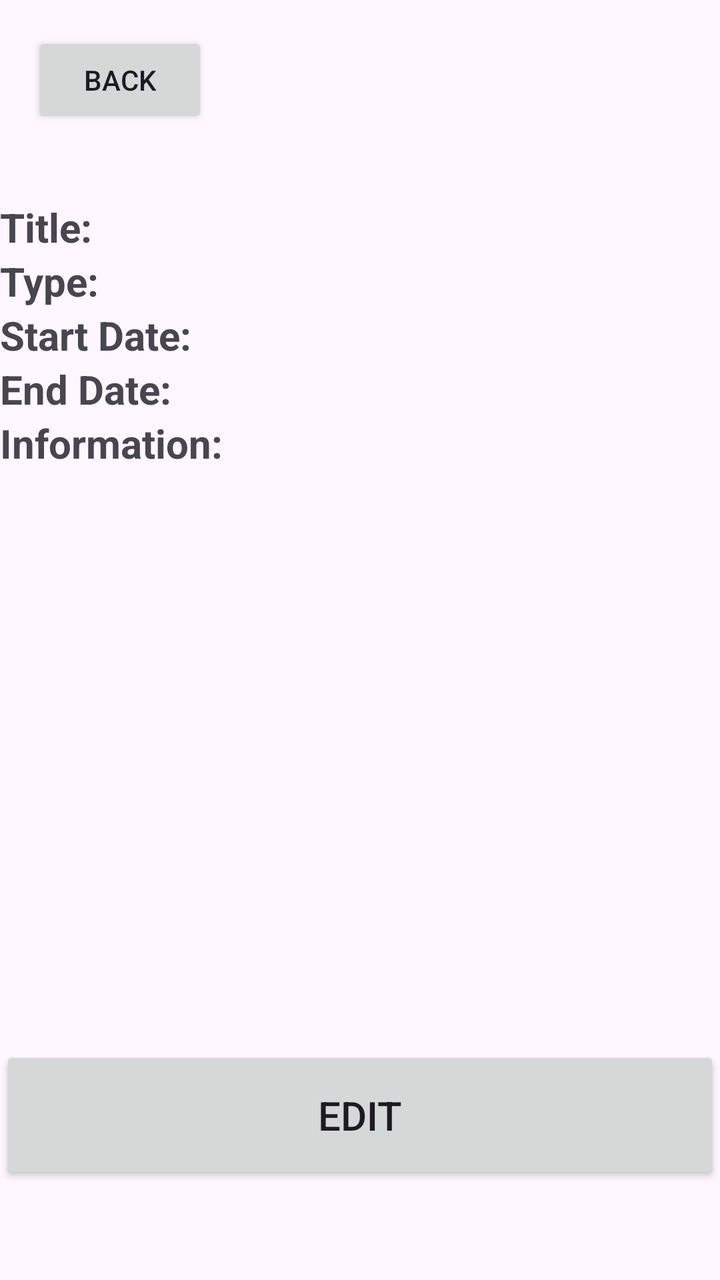
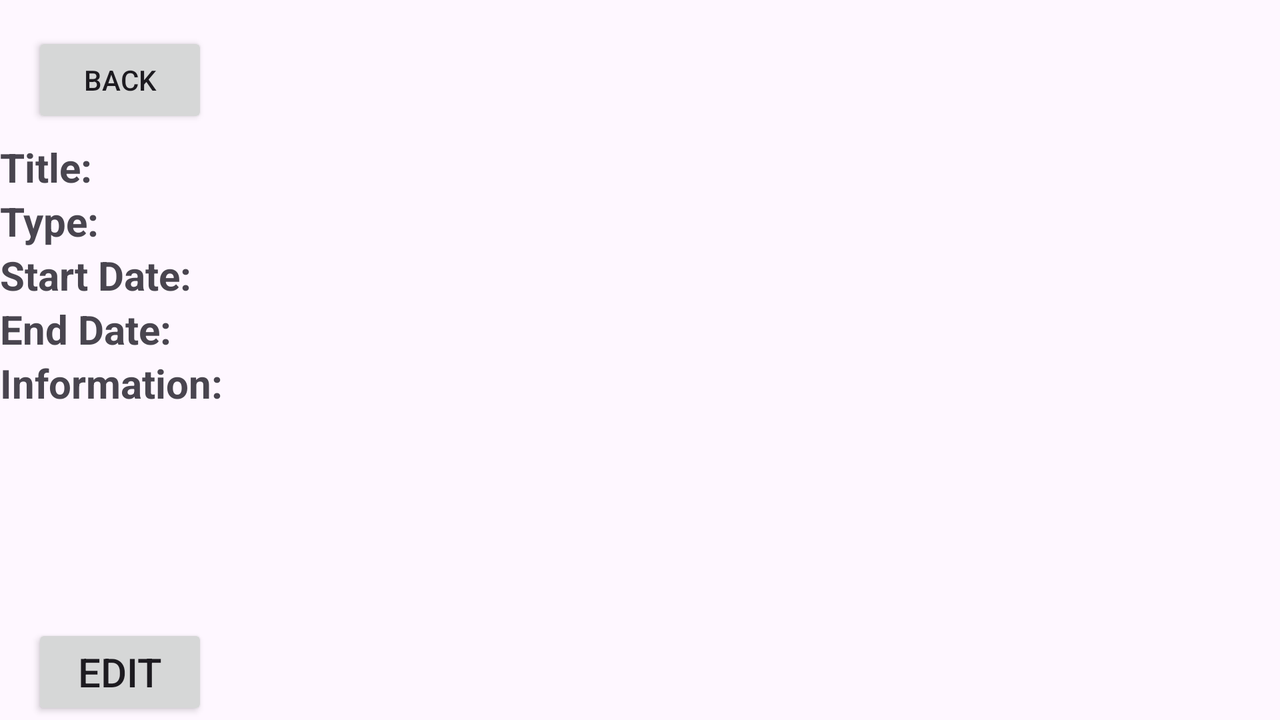

Two renders of one Android screen. The first uses the default layout on a phone; the second uses the alternative layout the repository ships for a different screen configuration, on a matching device. The two XML files are below.
<!-- AndroidManifest.xml: application theme Theme.c196project -->
<!-- res/layout/activity_detailed_as_sc.xml -->
<?xml version="1.0" encoding="utf-8"?>
<androidx.constraintlayout.widget.ConstraintLayout xmlns:android="http://schemas.android.com/apk/res/android"
    xmlns:app="http://schemas.android.com/apk/res-auto"
    xmlns:tools="http://schemas.android.com/tools"
    android:layout_width="match_parent"
    android:layout_height="match_parent"
    tools:context="com.example.c196_performanceassessment_thaisribeiro.Controller.DetailsActivity.DAssessmentActivity">

    <LinearLayout
        android:layout_width="match_parent"
        android:layout_height="wrap_content"
        android:layout_marginTop="100dp"
        android:orientation="vertical"
        app:layout_constraintEnd_toEndOf="parent"
        app:layout_constraintStart_toStartOf="parent"
        app:layout_constraintTop_toTopOf="parent">

        <LinearLayout
            android:layout_width="match_parent"
            android:layout_height="wrap_content"
            android:orientation="horizontal">

            <TextView
                android:layout_width="wrap_content"
                android:layout_height="wrap_content"
                android:layout_weight="1"
                android:text="@string/title"
                android:textSize="20sp"
                android:textStyle="bold" />

            <TextView
                android:id="@+id/detailed_assessment_name"
                android:layout_width="wrap_content"
                android:layout_height="wrap_content"
                android:layout_weight="1"
                android:textSize="20sp" />
        </LinearLayout>

        <LinearLayout
            android:layout_width="match_parent"
            android:layout_height="wrap_content"
            android:orientation="horizontal">

            <TextView
                android:layout_width="wrap_content"
                android:layout_height="wrap_content"
                android:layout_weight="1"
                android:text="@string/type"
                android:textSize="20sp"
                android:textStyle="bold" />

            <TextView
                android:id="@+id/detailed_assessment_type"
                android:layout_width="wrap_content"
                android:layout_height="wrap_content"
                android:layout_weight="1"
                android:textSize="20sp" />
        </LinearLayout>

        <LinearLayout
            android:layout_width="match_parent"
            android:layout_height="wrap_content"
            android:orientation="horizontal">

            <TextView
                android:layout_width="wrap_content"
                android:layout_height="wrap_content"
                android:layout_weight="1"
                android:text="@string/start_date"
                android:textSize="20sp"
                android:textStyle="bold" />

            <TextView
                android:id="@+id/detailed_assessment_start_date"
                android:layout_width="wrap_content"
                android:layout_height="wrap_content"
                android:layout_weight="1"
                android:textSize="20sp" />
        </LinearLayout>

        <LinearLayout
            android:layout_width="match_parent"
            android:layout_height="wrap_content"
            android:orientation="horizontal">

            <TextView
                android:layout_width="wrap_content"
                android:layout_height="wrap_content"
                android:layout_weight="1"
                android:text="@string/end_date"
                android:textSize="20sp"
                android:textStyle="bold" />

            <TextView
                android:id="@+id/detailed_assessment_end_date"
                android:layout_width="wrap_content"
                android:layout_height="wrap_content"
                android:layout_weight="1"
                android:textSize="20sp"
                android:textStyle="normal" />
        </LinearLayout>

        <LinearLayout
            android:layout_width="match_parent"
            android:layout_height="match_parent"
            android:orientation="horizontal">

            <TextView
                android:id="@+id/textView7"
                android:layout_width="wrap_content"
                android:layout_height="wrap_content"
                android:layout_weight="1"
                android:text="@string/information"
                android:textSize="20sp"
                android:textStyle="bold" />

            <TextView
                android:id="@+id/detailed_assessment_Info"
                android:layout_width="wrap_content"
                android:layout_height="wrap_content"
                android:layout_weight="1"
                android:textSize="20sp" />
        </LinearLayout>
    </LinearLayout>

    <Button
        android:id="@+id/detailed_assessment_edit_btn"
        android:layout_width="0dp"
        android:layout_height="69dp"
        android:layout_marginBottom="48dp"
        android:text="@string/edit_txt"
        android:textAllCaps="true"
        android:textSize="20sp"
        app:layout_constraintBottom_toBottomOf="parent"
        app:layout_constraintEnd_toEndOf="parent"
        app:layout_constraintHorizontal_bias="0.0"
        app:layout_constraintStart_toStartOf="parent" />

    <Button
        android:id="@+id/detailed_assessment_back_btn"
        android:layout_width="wrap_content"
        android:layout_height="wrap_content"
        android:layout_marginStart="16dp"
        android:layout_marginTop="16dp"
        android:text="@string/back_tx"
        app:layout_constraintStart_toStartOf="parent"
        app:layout_constraintTop_toTopOf="parent" />
</androidx.constraintlayout.widget.ConstraintLayout>
<!-- resources referenced by this layout -->
<resources>
  <string name="back_tx">Back</string>
  <string name="edit_txt">Edit</string>
  <string name="end_date">End Date:</string>
  <string name="information">Information:</string>
  <string name="start_date">Start Date:</string>
  <string name="title">Title:</string>
  <string name="type">Type:</string>
  <style name="Theme.c196project" parent="Base.Theme.C196_PerformanceAssessment_ThaisRibeiro" />
  <style name="Base.Theme.C196_PerformanceAssessment_ThaisRibeiro" parent="Theme.Material3.DayNight">
          
          
      </style>
</resources>
<!-- res/layout-land/activity_detailed_as_sc.xml (the author's variant of the layout above) -->
<!-- drawn on the phone turned sideways -->
<?xml version="1.0" encoding="utf-8"?>
<androidx.constraintlayout.widget.ConstraintLayout xmlns:android="http://schemas.android.com/apk/res/android"
    xmlns:app="http://schemas.android.com/apk/res-auto"
    xmlns:tools="http://schemas.android.com/tools"
    android:layout_width="match_parent"
    android:layout_height="match_parent"
    tools:context="com.example.c196_performanceassessment_thaisribeiro.Controller.DetailsActivity.DAssessmentActivity">

    <LinearLayout
        android:layout_width="match_parent"
        android:layout_height="wrap_content"
        android:layout_marginTop="70dp"
        android:orientation="vertical"
        app:layout_constraintEnd_toEndOf="parent"
        app:layout_constraintStart_toStartOf="parent"
        app:layout_constraintTop_toTopOf="parent">

        <LinearLayout
            android:layout_width="match_parent"
            android:layout_height="wrap_content"
            android:orientation="horizontal">

            <TextView
                android:layout_width="wrap_content"
                android:layout_height="wrap_content"
                android:layout_weight="1"
                android:text="@string/title"
                android:textSize="20sp"
                android:textStyle="bold" />

            <TextView
                android:id="@+id/detailed_assessment_name"
                android:layout_width="wrap_content"
                android:layout_height="wrap_content"
                android:layout_weight="1"
                android:textSize="20sp" />
        </LinearLayout>

        <LinearLayout
            android:layout_width="match_parent"
            android:layout_height="wrap_content"
            android:orientation="horizontal">

            <TextView
                android:layout_width="wrap_content"
                android:layout_height="wrap_content"
                android:layout_weight="1"
                android:text="@string/type"
                android:textSize="20sp"
                android:textStyle="bold" />

            <TextView
                android:id="@+id/detailed_assessment_type"
                android:layout_width="wrap_content"
                android:layout_height="wrap_content"
                android:layout_weight="1"
                android:textSize="20sp" />
        </LinearLayout>

        <LinearLayout
            android:layout_width="match_parent"
            android:layout_height="wrap_content"
            android:orientation="horizontal">

            <TextView
                android:layout_width="wrap_content"
                android:layout_height="wrap_content"
                android:layout_weight="1"
                android:text="@string/start_date"
                android:textSize="20sp"
                android:textStyle="bold" />

            <TextView
                android:id="@+id/detailed_assessment_start_date"
                android:layout_width="wrap_content"
                android:layout_height="wrap_content"
                android:layout_weight="1"
                android:textSize="20sp" />
        </LinearLayout>

        <LinearLayout
            android:layout_width="match_parent"
            android:layout_height="wrap_content"
            android:orientation="horizontal">

            <TextView
                android:layout_width="wrap_content"
                android:layout_height="wrap_content"
                android:layout_weight="1"
                android:text="@string/end_date"
                android:textSize="20sp"
                android:textStyle="bold" />

            <TextView
                android:id="@+id/detailed_assessment_end_date"
                android:layout_width="wrap_content"
                android:layout_height="wrap_content"
                android:layout_weight="1"
                android:textSize="20sp"
                android:textStyle="normal" />
        </LinearLayout>

        <LinearLayout
            android:layout_width="match_parent"
            android:layout_height="match_parent"
            android:orientation="horizontal">

            <TextView
                android:id="@+id/textView7"
                android:layout_width="wrap_content"
                android:layout_height="wrap_content"
                android:layout_weight="1"
                android:text="@string/information"
                android:textSize="20sp"
                android:textStyle="bold" />

            <TextView
                android:id="@+id/detailed_assessment_Info"
                android:layout_width="wrap_content"
                android:layout_height="wrap_content"
                android:layout_weight="1"
                android:textSize="20sp" />
        </LinearLayout>
    </LinearLayout>

    <Button
        android:id="@+id/detailed_assessment_edit_btn"
        android:layout_width="wrap_content"
        android:layout_height="wrap_content"
        android:layout_marginStart="16dp"
        android:text="@string/edit_txt"
        android:textAllCaps="true"
        android:textSize="20sp"
        app:layout_constraintBottom_toBottomOf="parent"
        app:layout_constraintStart_toStartOf="parent" />

    <Button
        android:id="@+id/detailed_assessment_back_btn"
        android:layout_width="wrap_content"
        android:layout_height="wrap_content"
        android:layout_marginStart="16dp"
        android:layout_marginTop="16dp"
        android:text="@string/back_tx"
        app:layout_constraintStart_toStartOf="parent"
        app:layout_constraintTop_toTopOf="parent" />
</androidx.constraintlayout.widget.ConstraintLayout>
